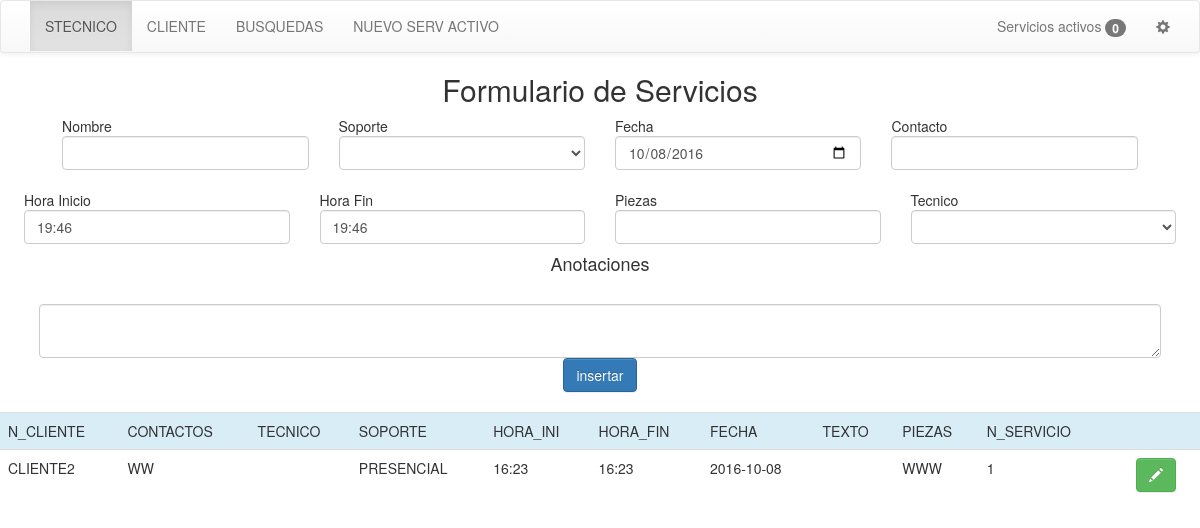
Page /stecnico/rutas on the earlier database version.
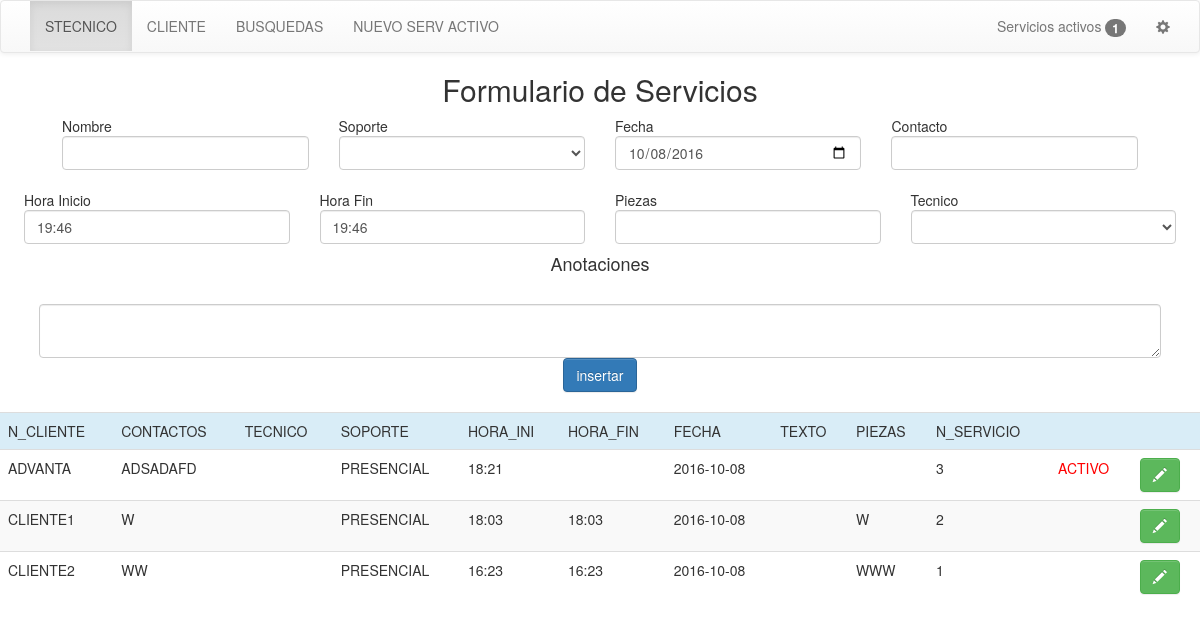
Same page on the later database version.
### tables this page shows
CREATE TABLE `servicios` (
  `N_CLIENTE` text,
  `Estado` varchar(15) DEFAULT NULL,
  `CONTACTOS` text,
  `TECNICO` text,
  `SOPORTE` text,
  `HORA_INICIO` varchar(11) DEFAULT NULL,
  `HORA_FIN` varchar(11) DEFAULT NULL,
  `FECHA` date DEFAULT NULL,
  `TEXTO` text,
  `PIEZAS` text,
  `NUM_SERVICIO` int(11) NOT NULL
);

### stecnico/rutas/index.php (the view, shortened to what this page needs)
<?php include("../funciones/comun.php");
      include("../funciones/funciones.php");
?>
<?php
      Menu("index",$srva);
?>
      <?php
      include("../funciones/conexion.php");
        ?>
<div class="CSSTableGenerator1" >
    <table style="width: 100%">
    <?PHP
    if( isset($_GET['error']))
    {
    $error="EL CLIENTE NO EXISTE";
    }else{
    $error="";}
    ?>
<div class="FormurarioIndex">
  <form action="crearservicio.php" method="post" class="form-group">
      <h2 style="text-align:center">Formulario de Servicios</h2>
    <div class="row FormurarioIndex">
      <div class=" col-md-3">Nombre<br>
        <input  class="form-control" id="tags" name="N_CLIENTE"  class="mayusculas" required>
        <br><?PHP echo $error;?>
      </div>
      <div class=" col-md-3">Soporte<br>
        <select class="form-control mayusculas" name="SOPORTE"pattern="|^[a-z A-ZñÑáéíóúÁÉÍÓÚüÜ]*$|"required>
          <option></option>
          <option>PRESENCIAL</option>
        </select>
      </div>
      <div class=" col-md-3">Fecha <br><input  class="form-control" class="mayusculas" type="date" name="FECHA" value="<?php echo date('Y-m-d'); ?>" /></div>
      <div class=" col-md-3">Contacto <br>
        <input  class="form-control" type="text" name="CONTACTOS"  class="mayusculas"/>
      </div>
    </div>
    <div class="row">
      <div class=" col-md-3">Hora Inicio<br>
        <input  class="form-control" class="mayusculas" type="datetime" name="HORA_INICIO" value="<?php echo date('H:i'); ?>"/>
      </div>
      <div class=" col-md-3">Hora Fin<br>
        <input   class="form-control"class="mayusculas" type="datetime" name="HORA_FIN" value="<?php echo date('H:i'); ?>" />
      </div>
      <div class=" col-md-3">Piezas <br><input  class="form-control"class="mayusculas" type="text" name="PIEZAS"  /></div>
      <?php mostrar_select($arr_Tecnicos_orig,"Tecnico",3);?>
      </div>
      <div class=" col-md-12"><h4 style="text-align:center">Anotaciones</h4> <br><textarea class="form-control mayusculas" type="text" name="TEXTO"  ></textarea></div>
    </div>
      <div style="text-align:center"><br><input  class="mayusculas btn btn-primary " type="submit" value="insertar"/></div>
    </div>
</div>
<div>
    <div class="table-responsive" >
       <table class="table table-striped"style="width: 100%" >
        <tr colspan="5"  class="info"style="table-layout: fixed; width:100% ;height:2%";>
          <td>N_CLIENTE</td>
          <td >CONTACTOS</td>
          <td >TECNICO</td>
          <td >SOPORTE</td>
          <td >HORA_INI</td>
          <td >HORA_FIN</td>
          <td >FECHA</Td>
          <td >TEXTO</td>
          <td >PIEZAS</td>
          <td >N_SERVICIO</td>
          <td></td>
          <td></td>
        </tr>
        <?PHP
              $FILASINDEX = FILASINDEX;
        			$result = mysqli_query ($conexion,"SELECT * FROM servicios order by NUM_SERVICIO DESC LIMIT $FILASINDEX")
        			or die("Error en la consulta SQL");
        ?>
        <?PHP
        while( $row = mysqli_fetch_array ( $result )) {
        echo "<tr>";
              $cli  = Element_tabla($row,"N_CLIENTE");
              $estado  = Element_tabla($row,"Estado");
          echo "<td>";
          ?>
            <form action="formulariomodificar.php" method="POST">
              <button class="mayusculas btn btn-success "  type="submit" value=""><i class="glyphicon glyphicon-pencil"></i></input>
            </form>
           <?php
          echo "</td>";
        }
        ?>
        </tr>
    </table>
</div>

### stecnico/funciones/comun.php (shortened to what this page needs)
<!DOCTYPE html>
<html lang="en">
<head>
</head>
</html>
<div name="comun">
<link rel="stylesheet" href="https://maxcdn.bootstrapcdn.com/bootstrap/3.3.6/css/bootstrap.min.css">
<link rel="stylesheet" href="https://maxcdn.bootstrapcdn.com/bootstrap/3.3.6/css/bootstrap-theme.min.css">
<link href="bootstrap.css" rel="stylesheet">
  <link type="text/css" href="../css/index.css" rel="stylesheet" />
  <link type="text/css" href="../css/busquedaempresas/jquery-ui-1.8.13.custom.css" rel="stylesheet" />
	<link type="text/css" href="../css/modal.css " rel="stylesheet" />

### stecnico/funciones/funciones.php (shortened to what this page needs)
  <div name="cabecera">
      <?PHP
function Element_tabla($row,$act){
  if($act == "Estado"){
    echo "<td style='color: red'>";
  }else{
    echo "<td>";
  }
  echo "<div style='text-transform: uppercase'>";
  echo $row [ "$act" ];
  $ret=$row [ "$act" ];
  echo "</div></td>";
  return $ret;
}
function activ($page,$href){
  if ($page == $href) {
    echo "<li class='active'>";
  }else{
    echo "<li>";
  }
}
function mostrar_select($arr,$name,$tamaño){
    echo "<div class=' col-md-$tamaño'>$name<br>
           <select class='form-control' class='mayusculas' name='$name'pattern='|^[a-z A-ZñÑáéíóúÁÉÍÓÚüÜ]*$|'required>";
        $count= 0;
        foreach ($arr as $key => $value) {
              option($value,$count);
              $count++;
        }
    echo"   </select>
          </div>";
}
function option($value,$count){
    if ($value != "") echo "<option>$value</option>";
      elseif ($count == 0) echo "<option></option>";
}
function Menu($page,$srva){
  echo "<div  class='navbar navbar-default navbar-fixed-top-' role='navigation'>
        <div class='container'>
          <div class='navbar-header'>
          </div>
          <div>
          <ul class='nav navbar-nav navbar-left'> ";
            activ($page,"index");   echo "<a href='../rutas/index.PHP'><span>STECNICO</span></a></li>";
                activ($page,"clientes");   echo "<a href='../rutas/clientes.PHP'><span>CLIENTE</span></a></li>";
                activ($page,"busquedas");   echo "<a href='../rutas/busquedas.PHP'><span>BUSQUEDAS</span></a></li>";
                activ($page,"servicioactivo"); echo"<a  href='#modal1' ><span>NUEVO SERV ACTIVO</span></a></li>";
         echo " </ul>";
  echo"  </ul>
                <ul class='nav navbar-nav navbar-right'>
                       <li>
                                   <a href='../rutas/serviciosactivos.php'>
                             Servicios activos <span class='badge'>$srva</span>
                      </a>
                  </li>
                  ";
                  if (NIVEL == 1 || LOGIN === false){echo "<li><a href='../../administracion/rutas' class='glyphicon glyphicon-cog'></a></li>";}
      echo"
                </ul>
              </div>
            </nav>
        </div>
      </div>
    </div>
    ";
?>
<?php
}
?>

### administracion/css/index.css (style rules this page uses)
.FormurarioIndex { margin-left: 2% !important; margin-right: 2% !important; }

Differences in the rows shown:
added servicios: N_CLIENTE "ADVANTA ADSADAFD PRESENCIAL 18:21 2016-10-08 3 ACTIVO"
added servicios: N_CLIENTE "CLIENTE1 W PRESENCIAL 18:03 18:03 2016-10-08 W 2"
Other differences:
$srva: "0" → "1"
